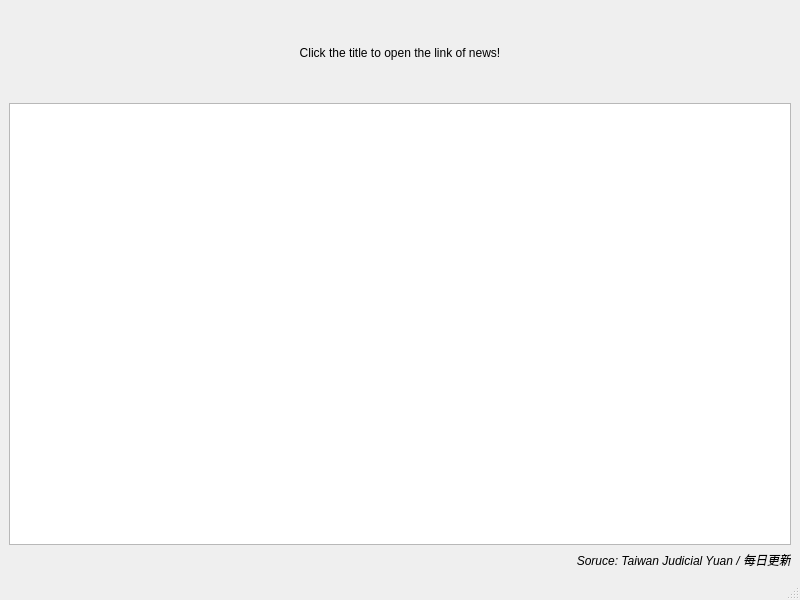
<?xml version="1.0" encoding="UTF-8"?>
<ui version="4.0">
 <class>MainWindow</class>
 <widget class="QMainWindow" name="MainWindow">
  <property name="geometry">
   <rect>
    <x>0</x>
    <y>0</y>
    <width>800</width>
    <height>600</height>
   </rect>
  </property>
  <property name="windowTitle">
   <string>MainWindow</string>
  </property>
  <widget class="QWidget" name="centralwidget">
   <layout class="QVBoxLayout" name="verticalLayout_3">
    <item>
     <layout class="QVBoxLayout" name="verticalLayout_2" stretch="2,10,0">
      <item>
       <widget class="QLabel" name="label">
        <property name="text">
         <string>Click the title to open the link of news!</string>
        </property>
        <property name="alignment">
         <set>Qt::AlignCenter</set>
        </property>
       </widget>
      </item>
      <item>
       <widget class="QTableView" name="news_table">
        <property name="autoFillBackground">
         <bool>false</bool>
        </property>
        <property name="styleSheet">
         <string notr="true">alternate-background-color: #F0F8FF;</string>
        </property>
       </widget>
      </item>
      <item>
       <widget class="QLabel" name="label_2">
        <property name="font">
         <font>
          <italic>true</italic>
         </font>
        </property>
        <property name="text">
         <string>Soruce: Taiwan Judicial Yuan / 每日更新</string>
        </property>
        <property name="alignment">
         <set>Qt::AlignRight|Qt::AlignTrailing|Qt::AlignVCenter</set>
        </property>
       </widget>
      </item>
     </layout>
    </item>
   </layout>
  </widget>
  <widget class="QMenuBar" name="menubar">
   <property name="geometry">
    <rect>
     <x>0</x>
     <y>0</y>
     <width>800</width>
     <height>24</height>
    </rect>
   </property>
  </widget>
  <widget class="QStatusBar" name="statusbar"/>
 </widget>
 <resources/>
 <connections/>
</ui>
